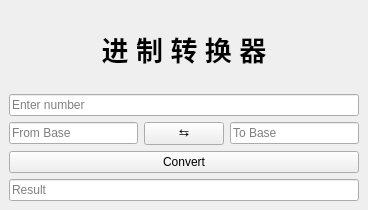
<?xml version="1.0" encoding="UTF-8"?>
<ui version="4.0">
 <class>MainWindow</class>
 <widget class="QMainWindow" name="MainWindow">
  <property name="geometry">
   <rect>
    <x>0</x>
    <y>0</y>
    <width>368</width>
    <height>210</height>
   </rect>
  </property>
  <property name="windowTitle">
   <string>Base Converter</string>
  </property>
  <widget class="QWidget" name="centralwidget">
   <layout class="QVBoxLayout" name="verticalLayout" stretch="0,0,0,0,0">
    <item>
     <widget class="QLabel" name="titleLabel">
      <property name="styleSheet">
       <string notr="true">font: bold 20pt; </string>
      </property>
      <property name="text">
       <string>进 制 转 换 器</string>
      </property>
      <property name="alignment">
       <set>Qt::AlignmentFlag::AlignCenter</set>
      </property>
     </widget>
    </item>
    <item>
     <widget class="QLineEdit" name="inputNumber">
      <property name="placeholderText">
       <string>Enter number</string>
      </property>
     </widget>
    </item>
    <item>
     <layout class="QHBoxLayout">
      <item>
       <widget class="QLineEdit" name="fromBase">
        <property name="placeholderText">
         <string>From Base</string>
        </property>
       </widget>
      </item>
      <item>
       <widget class="QPushButton" name="swapButton">
        <property name="text">
         <string>⇆</string>
        </property>
       </widget>
      </item>
      <item>
       <widget class="QLineEdit" name="toBase">
        <property name="placeholderText">
         <string>To Base</string>
        </property>
       </widget>
      </item>
     </layout>
    </item>
    <item>
     <widget class="QPushButton" name="convertButton">
      <property name="text">
       <string>Convert</string>
      </property>
     </widget>
    </item>
    <item>
     <widget class="QLineEdit" name="result">
      <property name="readOnly">
       <bool>true</bool>
      </property>
      <property name="placeholderText">
       <string>Result</string>
      </property>
     </widget>
    </item>
   </layout>
  </widget>
 </widget>
 <resources/>
 <connections/>
</ui>
